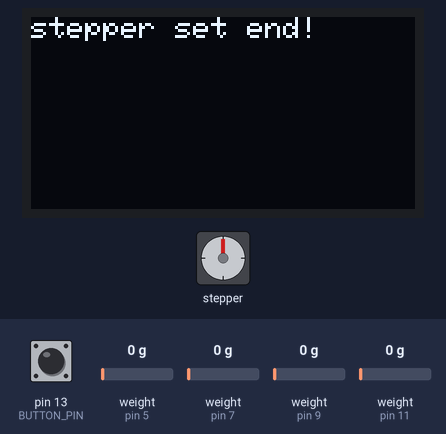
A sketch run on a simulated Arduino Uno, built with avr-gcc and run on an emulated ATmega328P. Shown: stepper motor, 128×64 one-colour display. Wiring (inferred from the names in the program): stepper motor driver (200 steps per turn assumed): step pin 3; direction pin 4; enable pin 2. Inputs (shaded band) come from the test bench; at power-on: pin 13 (BUTTON_PIN) HIGH, weight on the scale (sensors on pin 5, pin 7, pin 9, pin 11) 0 g.

Above: at 2.2 s.
At 11.3 s:
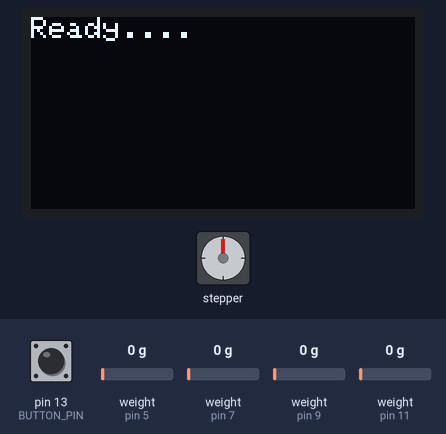
11.4 s: pin 13 (BUTTON_PIN) pulled LOW for 0.15 s
At 14.0 s:
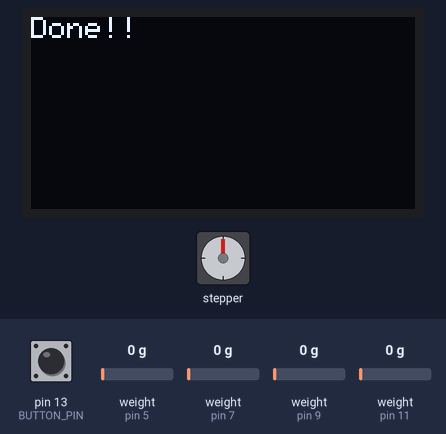
14.5 s: pin 13 (BUTTON_PIN) pulled LOW for 3.2 s
At 17.1 s:
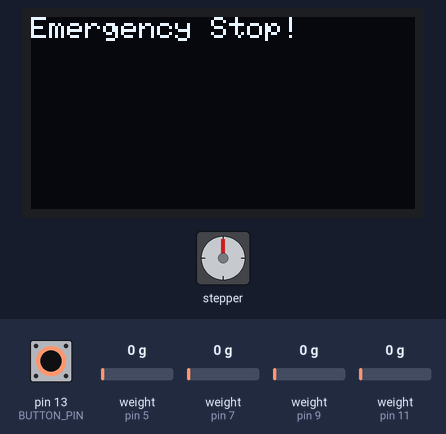
19.6 s: pin 13 (BUTTON_PIN) pulled LOW for 1 s
At 20.0 s:
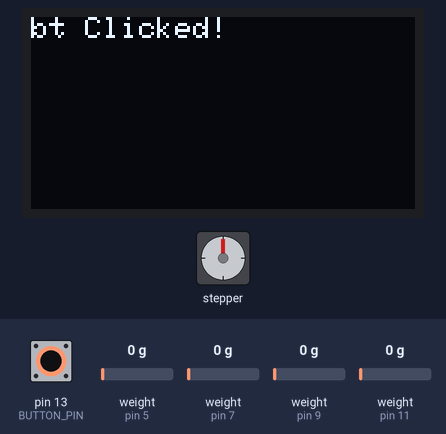
Timing chart, 0 to 22.6 s (numbered marks = the images above; inputs shaded):
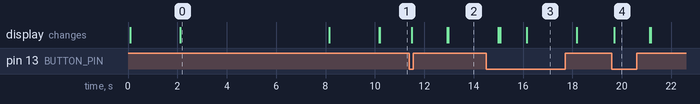

Measured:
- after the input at 11.4 s, the display: first changes after 0.09 s (image 2 shows a later state)
- after the input at 14.5 s, the display: first differs from a run without the input after 0.57 s (image 3 shows a later state)
- after the input at 19.6 s, the display: changes after 0.09 s (image 4)
- what the display in image 0 shows lasts 6.0 s, from 2.1 s to 8.1 s

The sketch:

cogAdjust.ino
```cpp
/*
==================== Arduino Wiring Schematic ====================

[1] Stepper Motor Driver (TMC2225)
 - ENABLE_PIN : D2  → Driver ENABLE pin
 - STEP_PIN   : D3  → Driver STEP pin
 - DIR_PIN    : D4  → Driver DIR pin
 - Driver VCC / GND → Arduino 5V, GND
 - Driver VMOT / GND → External motor power (e.g., 12V, GND)
 - Driver outputs → 4 wires of stepper motor

[2] Load Cells with HX711 Amplifiers
 - Front Left  : DOUT1_PIN = D5,  CLK1_PIN = D6
 - Front Right : DOUT2_PIN = D7,  CLK2_PIN = D8
 - Back Left   : DOUT3_PIN = D9,  CLK3_PIN = D10
 - Back Right  : DOUT4_PIN = D11, CLK4_PIN = D12
 - Each HX711 VCC → Arduino 5V
 - Each HX711 GND → Arduino GND
 - Each HX711 connected to its load cell (E+, E−, A+, A− pins)

[3] OLED Display (SSD1306, I²C type)
 - SDA → A4 (Arduino I²C SDA)
 - SCL → A5 (Arduino I²C SCL)
 - VCC → Arduino 3.3V or 5V (depending on module)
 - GND → Arduino GND

[4] Start Button
 - BUTTON_PIN : D13
 - One side of button → D13
 - Other side of button → GND
 - Internal INPUT_PULLUP used, so no external resistor needed

[5] Power
 - Arduino powered by USB or external 5V supply
 - Ensure common ground between Arduino, stepper driver, HX711 modules, and OLED

===============================================================
*/


///// Get libraries

// For loadcell
#include <HX711.h>

// For OLED
#include <SPI.h>
#include <Wire.h>
#include <Adafruit_GFX.h>
#include <Adafruit_SSD1306.h>


///// Set pin numbers

// Stepper motor pin
const int ENABLE_PIN = 2;
const int STEP_PIN = 3;
const int DIR_PIN = 4;

// Loadcell pin
// Front left
const int DOUT1_PIN = 5;
const int CLK1_PIN = 6;
// Front right
const int DOUT2_PIN = 7;
const int CLK2_PIN = 8;
// Back left
const int DOUT3_PIN = 9;
const int CLK3_PIN = 10;
// Back right
const int DOUT4_PIN = 11;
const int CLK4_PIN = 12;


///// Start button pin
const int BUTTON_PIN = 13;


///// Needed variables

// Loadcell calibration factors
const float CAL_FACTOR_1 = -12.0;
const float CAL_FACTOR_2 = -12.0;
const float CAL_FACTOR_3 = -12.0;
const float CAL_FACTOR_4 = -12.0;

// PID variables
const float ERROR_THRESHOLD = 1.0;
const float MIN_DELTA_TIME = 0.02;
const float MAX_DELTA_TIME = 1.0;

// Motor speed control variables
const long MIN_STEP_INTERVAL = 10;
const long MAX_STEP_INTERVAL = 500;
const long DEFAULT_STEP_INTERVAL = 100;

// Limit of motor
const float INTEGRAL_LIMIT = 1000.0;
const float OUTPUT_LIMIT = 50.0;

// Time variables
const unsigned long DISPLAY_UPDATE_INTERVAL = 200;
const unsigned long MAX_BALANCING_TIME = 300000;
const unsigned long DEBOUNCE_DELAY = 50;

// PID set variables
float pidKp = 3.0;
float pidKi = 0.01;
float pidKd = 0.5;
float pidError = 0.0;
float pidLastError = 0.0;
float pidIntegral = 0.0;
float pidOutput = 0.0;

// Millis timer variables
unsigned long previousPIDTime = 0;
unsigned long previousStepTime = 0;
unsigned long displayLastUpdate = 0;
unsigned long balancingStartTime = 0;

// Stepper speed controller
long stepInterval = DEFAULT_STEP_INTERVAL;

// OLED loadcell data show char variables
char displayBuffer1[10];
char displayBuffer2[10];
char displayBuffer3[10];
char displayBuffer4[10];

// System ready check variables
bool isSystemReady = false;


///// Make class models

// Set scales
HX711 scale1; // Front left
HX711 scale2; // Front right
HX711 scale3; // Back left
HX711 scale4; // Back right

// Set OLED display
Adafruit_SSD1306 display(128, 64, &Wire, -1);


///// OLED assosiated definitions

// Show text
void drawText(byte x, byte y, const char* text, byte size) {
  display.setCursor(x, y);
  display.setTextSize(size);
  display.print(text);
}

// Show state text
void displayMessage(const char* message) {
  display.clearDisplay();
  drawText(0, 0, message, 1);
  display.display();
}

// Set display
bool initializeDisplay() {
  if (!display.begin(SSD1306_SWITCHCAPVCC, 0x3C)) {
    return false;
  }
  display.clearDisplay();
  display.setTextColor(WHITE, BLACK);
  display.display();
  return true;
}

// Show loadcell value
void updateDisplay(float val1, float val2, float val3, float val4) {
  unsigned long currentTime = millis();

  if (currentTime - displayLastUpdate < DISPLAY_UPDATE_INTERVAL) {
    return;
  }

  displayLastUpdate = currentTime;

  dtostrf(val1, 5, 1, displayBuffer1);
  dtostrf(val2, 5, 1, displayBuffer2);
  dtostrf(val3, 5, 1, displayBuffer3);
  dtostrf(val4, 5, 1, displayBuffer4);

  display.clearDisplay();
  drawText(0, 0, displayBuffer1, 1);
  drawText(64, 0, displayBuffer2, 1);
  drawText(0, 32, displayBuffer3, 1);
  drawText(64, 32, displayBuffer4, 1);
  display.display();
}


///// Steppermotor related definitions(TMC2225 motor driver)

// Set steppermotor
void initializeStepper() {
  pinMode(ENABLE_PIN, OUTPUT);
  pinMode(STEP_PIN, OUTPUT);
  pinMode(DIR_PIN, OUTPUT);
  digitalWrite(ENABLE_PIN, LOW);
  digitalWrite(STEP_PIN, LOW);
  digitalWrite(DIR_PIN, LOW);
}

// Turn steppermotor
void executeStepper() {
  unsigned long currentTime = millis();

  if (currentTime - previousStepTime >= stepInterval) {
    previousStepTime = currentTime;

    digitalWrite(STEP_PIN, HIGH);
    delayMicroseconds(10);
    digitalWrite(STEP_PIN, LOW);
  }
}


///// Loadcell related definitions(HX711)

// Set loadcell
bool initializeLoadCells() {
  scale1.begin(DOUT1_PIN, CLK1_PIN);
  scale2.begin(DOUT2_PIN, CLK2_PIN);
  scale3.begin(DOUT3_PIN, CLK3_PIN);
  scale4.begin(DOUT4_PIN, CLK4_PIN);

  if (!scale1.is_ready() || !scale2.is_ready() ||
      !scale3.is_ready() || !scale4.is_ready()) {
    return false;
  }

  scale1.set_scale(CAL_FACTOR_1);
  scale1.tare();
  scale2.set_scale(CAL_FACTOR_2);
  scale2.tare();
  scale3.set_scale(CAL_FACTOR_3);
  scale3.tare();
  scale4.set_scale(CAL_FACTOR_4);
  scale4.tare();

  return true;
}

// Get loadcell data
bool readLoadCells(float& val1, float& val2, float& val3, float& val4) {
  if (!scale1.is_ready() || !scale2.is_ready() ||
      !scale3.is_ready() || !scale4.is_ready()) {
    return false;
  }

  val1 = scale1.get_units(1);
  val2 = scale2.get_units(1);
  val3 = scale3.get_units(1);
  val4 = scale4.get_units(1);

  return true;
}


///// PID related definitions

// Set PID
void resetPID() {
  pidLastError = 0.0;
  pidIntegral = 0.0;
  pidError = 0.0;
  pidOutput = 0.0;
  previousPIDTime = millis();
}

// Calculate PID
void calculatePID(float error, float deltaTime) {
  pidIntegral += error * deltaTime;
  pidIntegral = constrain(pidIntegral, -INTEGRAL_LIMIT, INTEGRAL_LIMIT);

  float derivative = (error - pidLastError) / deltaTime;
  pidOutput = pidKp * error + pidKi * pidIntegral + pidKd * derivative;
  pidOutput = constrain(pidOutput, -OUTPUT_LIMIT, OUTPUT_LIMIT);

  long calculatedInterval = (long)(1000.0 / (abs(pidOutput) + 1.0));
  stepInterval = constrain(calculatedInterval, MIN_STEP_INTERVAL, MAX_STEP_INTERVAL);

  if (pidOutput > 0) {
    digitalWrite(DIR_PIN, HIGH);
  } else {
    digitalWrite(DIR_PIN, LOW);
  }

  pidLastError = error;
}


///// Button related definitions

// Check button
bool isButtonPressed() {
  if (digitalRead(BUTTON_PIN) == LOW) {
    delay(DEBOUNCE_DELAY);
    if (digitalRead(BUTTON_PIN) == LOW) {
      return true;
    }
  }
  return false;
}


///// Balancing related definitions

// Check balancing timeout
bool isBalancingTimeout() {
  return (millis() - balancingStartTime) > MAX_BALANCING_TIME;
}

// Go to balancing point
void runBalancingCycle() {
  displayMessage("bt Clicked!");
  delay(1000);

  resetPID();
  balancingStartTime = millis();

  while (true) {
    if (isButtonPressed()) {
      displayMessage("Emergency Stop!");
      delay(2000);
      return;
    }

    if (isBalancingTimeout()) {
      displayMessage("Timeout!");
      delay(2000);
      return;
    }

    unsigned long currentTime = millis();
    float deltaTime = (float)(currentTime - previousPIDTime) / 1000.0;

    if (deltaTime < MIN_DELTA_TIME) {
      delay(5);
      continue;
    }

    if (deltaTime > MAX_DELTA_TIME) {
      previousPIDTime = currentTime;
      continue;
    }

    previousPIDTime = currentTime;

    float scale1Val, scale2Val, scale3Val, scale4Val;

    if (!readLoadCells(scale1Val, scale2Val, scale3Val, scale4Val)) {
      displayMessage("Sensor Error!");
      delay(2000);
      return;
    }

    float scaleFront = scale1Val + scale2Val;
    float scaleBack = scale3Val + scale4Val;
    pidError = scaleFront - scaleBack;

    updateDisplay(scale1Val, scale2Val, scale3Val, scale4Val);

    if (abs(pidError) <= ERROR_THRESHOLD) {
      displayMessage("Done!!");
      delay(2000);
      return;
    }

    calculatePID(pidError, deltaTime);
    executeStepper();
  }
}

void setup() {
  // Set button pinMode
  pinMode(BUTTON_PIN, INPUT_PULLUP);

  // Set display and check if it is OK
  if (!initializeDisplay()) {
    while (true) {
      delay(1000);
    }
  }
  displayMessage("display set end!");
  delay(2000);

  // Set stepper
  display.clearDisplay();
  initializeStepper();
  displayMessage("stepper set end!");
  delay(2000);

  // Set loadcell and check if it is OK
  display.clearDisplay();
  if (!initializeLoadCells()) {
    displayMessage("loadcell fail!");
    while (true) {
      delay(1000);
    }
  }
  displayMessage("loadcell set end!");
  delay(2000);
  display.clearDisplay();
  display.display();

  // Make system ready state true
  isSystemReady = true;
}

void loop() {
  // Check system error
  if (!isSystemReady) {
    displayMessage("System Error!");
    delay(1000);
    return;
  }

  // Before button is clicked
  displayMessage("Ready....");

  // Go to cog if button is pressed
  if (isButtonPressed()) {
    runBalancingCycle();
  }
}
```
